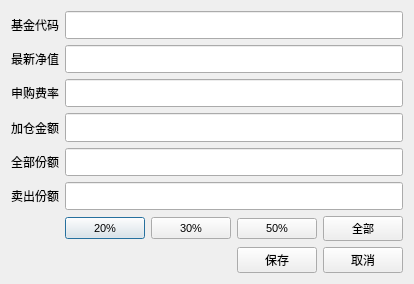
<?xml version="1.0" encoding="UTF-8"?>
<ui version="4.0">
 <class>FundDealDialog</class>
 <widget class="QDialog" name="FundDealDialog">
  <property name="geometry">
   <rect>
    <x>0</x>
    <y>0</y>
    <width>381</width>
    <height>284</height>
   </rect>
  </property>
  <property name="windowTitle">
   <string>Dialog</string>
  </property>
  <layout class="QGridLayout" name="gridLayout">
   <item row="0" column="0" colspan="3">
    <layout class="QFormLayout" name="formLayout">
     <item row="0" column="0">
      <widget class="QLabel" name="fundCodeLabel">
       <property name="text">
        <string>基金代码</string>
       </property>
      </widget>
     </item>
     <item row="0" column="1">
      <widget class="QLineEdit" name="fundCodeTxt">
       <property name="sizePolicy">
        <sizepolicy hsizetype="Expanding" vsizetype="Expanding">
         <horstretch>0</horstretch>
         <verstretch>0</verstretch>
        </sizepolicy>
       </property>
       <property name="minimumSize">
        <size>
         <width>250</width>
         <height>20</height>
        </size>
       </property>
       <property name="maximumSize">
        <size>
         <width>500</width>
         <height>16777215</height>
        </size>
       </property>
      </widget>
     </item>
     <item row="1" column="0">
      <widget class="QLabel" name="netWorthLabel">
       <property name="text">
        <string>最新净值</string>
       </property>
      </widget>
     </item>
     <item row="1" column="1">
      <widget class="QLineEdit" name="netWorthTxt">
       <property name="sizePolicy">
        <sizepolicy hsizetype="Expanding" vsizetype="Expanding">
         <horstretch>0</horstretch>
         <verstretch>0</verstretch>
        </sizepolicy>
       </property>
       <property name="minimumSize">
        <size>
         <width>250</width>
         <height>20</height>
        </size>
       </property>
       <property name="maximumSize">
        <size>
         <width>500</width>
         <height>16777215</height>
        </size>
       </property>
      </widget>
     </item>
     <item row="2" column="0">
      <widget class="QLabel" name="buyRateLabel">
       <property name="text">
        <string>申购费率</string>
       </property>
      </widget>
     </item>
     <item row="2" column="1">
      <widget class="QLineEdit" name="buyRateTxt">
       <property name="sizePolicy">
        <sizepolicy hsizetype="Expanding" vsizetype="Expanding">
         <horstretch>0</horstretch>
         <verstretch>0</verstretch>
        </sizepolicy>
       </property>
       <property name="minimumSize">
        <size>
         <width>250</width>
         <height>20</height>
        </size>
       </property>
       <property name="maximumSize">
        <size>
         <width>500</width>
         <height>16777215</height>
        </size>
       </property>
      </widget>
     </item>
     <item row="3" column="0">
      <widget class="QLabel" name="buyAmountLabel">
       <property name="text">
        <string>加仓金额</string>
       </property>
      </widget>
     </item>
     <item row="3" column="1">
      <widget class="QLineEdit" name="buyAmountTxt">
       <property name="sizePolicy">
        <sizepolicy hsizetype="Expanding" vsizetype="Expanding">
         <horstretch>0</horstretch>
         <verstretch>0</verstretch>
        </sizepolicy>
       </property>
       <property name="minimumSize">
        <size>
         <width>250</width>
         <height>20</height>
        </size>
       </property>
       <property name="maximumSize">
        <size>
         <width>500</width>
         <height>16777215</height>
        </size>
       </property>
      </widget>
     </item>
     <item row="4" column="0">
      <widget class="QLabel" name="allUnitsLabel">
       <property name="text">
        <string>全部份额</string>
       </property>
      </widget>
     </item>
     <item row="4" column="1">
      <widget class="QLineEdit" name="allUnitsTxt">
       <property name="sizePolicy">
        <sizepolicy hsizetype="Expanding" vsizetype="Expanding">
         <horstretch>0</horstretch>
         <verstretch>0</verstretch>
        </sizepolicy>
       </property>
       <property name="minimumSize">
        <size>
         <width>250</width>
         <height>20</height>
        </size>
       </property>
      </widget>
     </item>
     <item row="5" column="0">
      <widget class="QLabel" name="saleUnitsLabel">
       <property name="text">
        <string>卖出份额</string>
       </property>
      </widget>
     </item>
     <item row="5" column="1">
      <widget class="QLineEdit" name="saleUnitsTxt">
       <property name="sizePolicy">
        <sizepolicy hsizetype="Expanding" vsizetype="Expanding">
         <horstretch>0</horstretch>
         <verstretch>0</verstretch>
        </sizepolicy>
       </property>
       <property name="minimumSize">
        <size>
         <width>250</width>
         <height>20</height>
        </size>
       </property>
       <property name="maximumSize">
        <size>
         <width>500</width>
         <height>16777215</height>
        </size>
       </property>
      </widget>
     </item>
     <item row="6" column="1">
      <layout class="QHBoxLayout" name="saleRateLayout">
       <item>
        <widget class="QPushButton" name="rate20Btn">
         <property name="minimumSize">
          <size>
           <width>0</width>
           <height>22</height>
          </size>
         </property>
         <property name="maximumSize">
          <size>
           <width>80</width>
           <height>16777215</height>
          </size>
         </property>
         <property name="font">
          <font>
           <pointsize>8</pointsize>
          </font>
         </property>
         <property name="text">
          <string>20%</string>
         </property>
        </widget>
       </item>
       <item>
        <widget class="QPushButton" name="rate30Btn">
         <property name="minimumSize">
          <size>
           <width>0</width>
           <height>22</height>
          </size>
         </property>
         <property name="maximumSize">
          <size>
           <width>80</width>
           <height>16777215</height>
          </size>
         </property>
         <property name="font">
          <font>
           <pointsize>8</pointsize>
          </font>
         </property>
         <property name="text">
          <string>30%</string>
         </property>
        </widget>
       </item>
       <item>
        <widget class="QPushButton" name="rate50Btn">
         <property name="minimumSize">
          <size>
           <width>0</width>
           <height>20</height>
          </size>
         </property>
         <property name="maximumSize">
          <size>
           <width>80</width>
           <height>16777215</height>
          </size>
         </property>
         <property name="font">
          <font>
           <pointsize>8</pointsize>
          </font>
         </property>
         <property name="text">
          <string>50%</string>
         </property>
        </widget>
       </item>
       <item>
        <widget class="QPushButton" name="rate100Btn">
         <property name="minimumSize">
          <size>
           <width>0</width>
           <height>22</height>
          </size>
         </property>
         <property name="maximumSize">
          <size>
           <width>80</width>
           <height>16777215</height>
          </size>
         </property>
         <property name="font">
          <font>
           <pointsize>8</pointsize>
          </font>
         </property>
         <property name="text">
          <string>全部</string>
         </property>
        </widget>
       </item>
      </layout>
     </item>
    </layout>
   </item>
   <item row="1" column="2">
    <widget class="QPushButton" name="cancelBtn">
     <property name="text">
      <string>取消</string>
     </property>
    </widget>
   </item>
   <item row="1" column="1">
    <widget class="QPushButton" name="saveBtn">
     <property name="text">
      <string>保存</string>
     </property>
    </widget>
   </item>
   <item row="1" column="0">
    <spacer name="horizontalSpacer">
     <property name="orientation">
      <enum>Qt::Horizontal</enum>
     </property>
     <property name="sizeHint" stdset="0">
      <size>
       <width>40</width>
       <height>20</height>
      </size>
     </property>
    </spacer>
   </item>
  </layout>
 </widget>
 <resources/>
 <connections>
  <connection>
   <sender>cancelBtn</sender>
   <signal>clicked()</signal>
   <receiver>FundDealDialog</receiver>
   <slot>reject()</slot>
   <hints>
    <hint type="sourcelabel">
     <x>384</x>
     <y>226</y>
    </hint>
    <hint type="destinationlabel">
     <x>390</x>
     <y>164</y>
    </hint>
   </hints>
  </connection>
  <connection>
   <sender>saveBtn</sender>
   <signal>clicked()</signal>
   <receiver>FundDealDialog</receiver>
   <slot>accept()</slot>
   <hints>
    <hint type="sourcelabel">
     <x>303</x>
     <y>226</y>
    </hint>
    <hint type="destinationlabel">
     <x>204</x>
     <y>177</y>
    </hint>
   </hints>
  </connection>
 </connections>
</ui>
